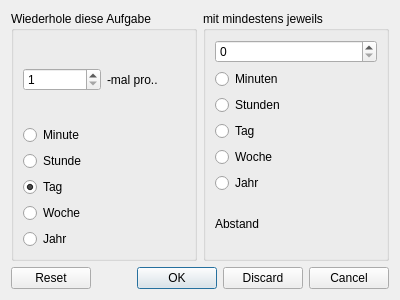
<?xml version="1.0" encoding="UTF-8"?>
<ui version="4.0">
 <class>Dialog</class>
 <widget class="QDialog" name="Dialog">
  <property name="geometry">
   <rect>
    <x>0</x>
    <y>0</y>
    <width>400</width>
    <height>300</height>
   </rect>
  </property>
  <property name="windowTitle">
   <string>Wähle Wiederholungen</string>
  </property>
  <layout class="QVBoxLayout" name="verticalLayout">
   <item>
    <layout class="QHBoxLayout" name="horizontalLayout_2">
     <item>
      <widget class="QGroupBox" name="groupBox">
       <property name="font">
        <font>
         <weight>50</weight>
         <bold>false</bold>
        </font>
       </property>
       <property name="title">
        <string>Wiederhole diese Aufgabe </string>
       </property>
       <layout class="QVBoxLayout" name="verticalLayout_2">
        <item>
         <layout class="QHBoxLayout" name="horizontalLayout">
          <item>
           <widget class="QSpinBox" name="x_every">
            <property name="minimum">
             <number>1</number>
            </property>
           </widget>
          </item>
          <item>
           <widget class="QLabel" name="label">
            <property name="font">
             <font>
              <weight>50</weight>
              <bold>false</bold>
             </font>
            </property>
            <property name="text">
             <string>-mal pro..</string>
            </property>
           </widget>
          </item>
         </layout>
        </item>
        <item>
         <widget class="QRadioButton" name="every_minute">
          <property name="text">
           <string>Minute</string>
          </property>
          <attribute name="buttonGroup">
           <string notr="true">every_ilk</string>
          </attribute>
         </widget>
        </item>
        <item>
         <widget class="QRadioButton" name="every_hour">
          <property name="text">
           <string>Stunde</string>
          </property>
          <attribute name="buttonGroup">
           <string notr="true">every_ilk</string>
          </attribute>
         </widget>
        </item>
        <item>
         <widget class="QRadioButton" name="every_day">
          <property name="text">
           <string>Tag</string>
          </property>
          <property name="checked">
           <bool>true</bool>
          </property>
          <attribute name="buttonGroup">
           <string notr="true">every_ilk</string>
          </attribute>
         </widget>
        </item>
        <item>
         <widget class="QRadioButton" name="every_week">
          <property name="text">
           <string>Woche</string>
          </property>
          <attribute name="buttonGroup">
           <string notr="true">every_ilk</string>
          </attribute>
         </widget>
        </item>
        <item>
         <widget class="QRadioButton" name="every_year">
          <property name="text">
           <string>Jahr</string>
          </property>
          <attribute name="buttonGroup">
           <string notr="true">every_ilk</string>
          </attribute>
         </widget>
        </item>
       </layout>
      </widget>
     </item>
     <item>
      <widget class="QGroupBox" name="groupBox_2">
       <property name="title">
        <string>mit mindestens jeweils</string>
       </property>
       <layout class="QVBoxLayout" name="verticalLayout_3">
        <item>
         <widget class="QSpinBox" name="x_per"/>
        </item>
        <item>
         <widget class="QRadioButton" name="per_minute">
          <property name="text">
           <string>Minuten</string>
          </property>
          <attribute name="buttonGroup">
           <string notr="true">per_ilk</string>
          </attribute>
         </widget>
        </item>
        <item>
         <widget class="QRadioButton" name="per_hour">
          <property name="text">
           <string>Stunden</string>
          </property>
          <attribute name="buttonGroup">
           <string notr="true">per_ilk</string>
          </attribute>
         </widget>
        </item>
        <item>
         <widget class="QRadioButton" name="per_day">
          <property name="text">
           <string>Tag</string>
          </property>
          <attribute name="buttonGroup">
           <string notr="true">per_ilk</string>
          </attribute>
         </widget>
        </item>
        <item>
         <widget class="QRadioButton" name="per_week">
          <property name="text">
           <string>Woche</string>
          </property>
          <attribute name="buttonGroup">
           <string notr="true">per_ilk</string>
          </attribute>
         </widget>
        </item>
        <item>
         <widget class="QRadioButton" name="per_year">
          <property name="text">
           <string>Jahr</string>
          </property>
          <attribute name="buttonGroup">
           <string notr="true">per_ilk</string>
          </attribute>
         </widget>
        </item>
        <item>
         <widget class="QLabel" name="label_2">
          <property name="text">
           <string>Abstand</string>
          </property>
         </widget>
        </item>
       </layout>
      </widget>
     </item>
    </layout>
   </item>
   <item>
    <widget class="QDialogButtonBox" name="buttonBox">
     <property name="orientation">
      <enum>Qt::Horizontal</enum>
     </property>
     <property name="standardButtons">
      <set>QDialogButtonBox::Cancel|QDialogButtonBox::Discard|QDialogButtonBox::Ok|QDialogButtonBox::Reset</set>
     </property>
    </widget>
   </item>
  </layout>
 </widget>
 <resources/>
 <connections>
  <connection>
   <sender>buttonBox</sender>
   <signal>accepted()</signal>
   <receiver>Dialog</receiver>
   <slot>accept()</slot>
   <hints>
    <hint type="sourcelabel">
     <x>248</x>
     <y>254</y>
    </hint>
    <hint type="destinationlabel">
     <x>157</x>
     <y>274</y>
    </hint>
   </hints>
  </connection>
  <connection>
   <sender>buttonBox</sender>
   <signal>rejected()</signal>
   <receiver>Dialog</receiver>
   <slot>reject()</slot>
   <hints>
    <hint type="sourcelabel">
     <x>316</x>
     <y>260</y>
    </hint>
    <hint type="destinationlabel">
     <x>286</x>
     <y>274</y>
    </hint>
   </hints>
  </connection>
 </connections>
 <buttongroups>
  <buttongroup name="every_ilk"/>
  <buttongroup name="per_ilk"/>
 </buttongroups>
</ui>
